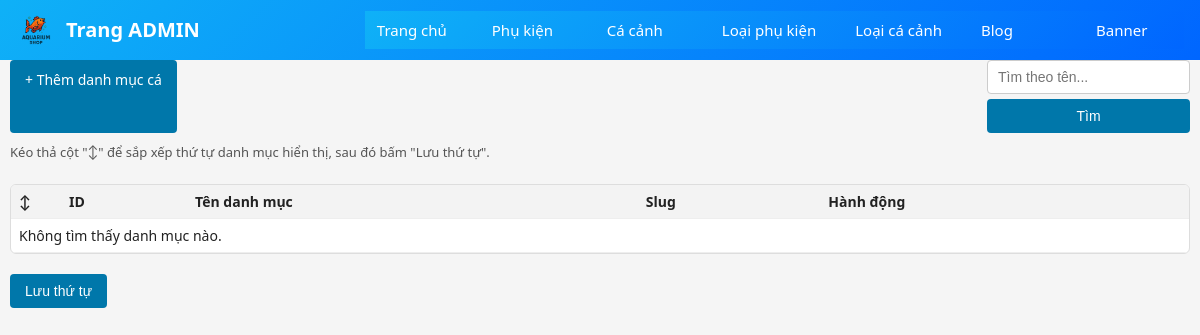
/admin/fish-categories.php (signed in), run on an earlier commit of the app's database.
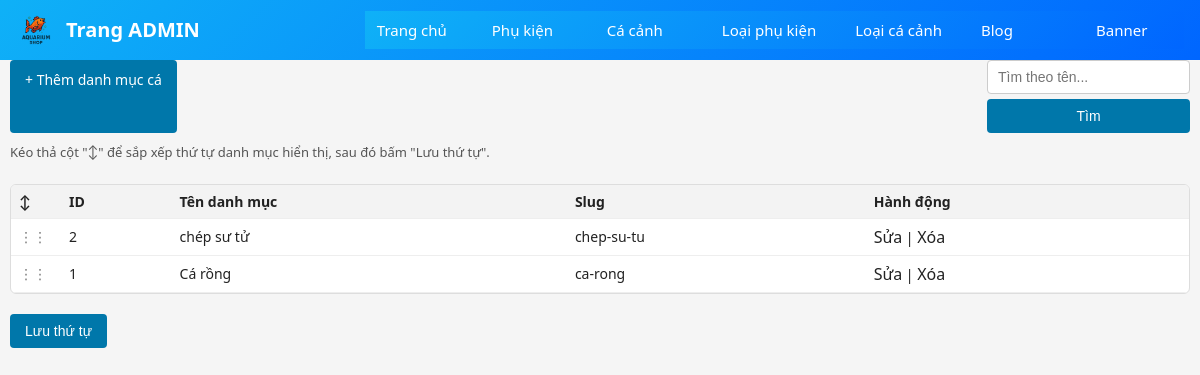
And on a later commit of the database.
### tables this page shows
CREATE TABLE IF NOT EXISTS `fish_categories` (
  `id` int NOT NULL AUTO_INCREMENT,
  `name` varchar(255) NOT NULL,
  `slug` varchar(191) NOT NULL,
  PRIMARY KEY (`id`),
  UNIQUE KEY `slug` (`slug`)
);

### admin/fish-categories.php (the view, shortened to what this page needs)
<?php
include __DIR__ . '/../includes/db.php';
$configPath = __DIR__ . '/../includes/site-config.json';
$config = ['fish_categories_order' => []];
if (file_exists($configPath)) {
    $loaded = json_decode(file_get_contents($configPath), true);
    if (is_array($loaded)) {
        $config = array_merge($config, $loaded);
    }
}
$searchKeyword = isset($_GET['search']) ? trim($_GET['search']) : '';
$sql = "SELECT * FROM fish_categories WHERE 1";
$orderList = $config['fish_categories_order'] ?? [];
if (!empty($orderList)) {
    $orderIds = implode(',', array_map('intval', $orderList));
    $sql .= " ORDER BY FIELD(id, $orderIds), name ASC";
} else {
    $sql .= " ORDER BY name ASC";
}
$res = mysqli_query($conn, $sql);
?>
<!DOCTYPE html>
<html lang="vi">
<head>
  <link rel="stylesheet" href="../assets/css/style.css">
</head>
<body>
<?php include __DIR__ . '/admin-header.php'; ?>
<div class="container">
  <div style="margin-bottom:10px; display:flex; justify-content:space-between; flex-wrap:wrap;">
    <a class="btn" href="./fish-category-form.php">+ Thêm danh mục cá</a>
    <form method="get" style="display:flex; gap:5px;">
      <input type="text" name="search" placeholder="Tìm theo tên..." value="<?= htmlspecialchars($searchKeyword) ?>">
      <button type="submit" class="btn">Tìm</button>
    </form>
  </div>
  <p class="order-note">Kéo thả cột "↕" để sắp xếp thứ tự danh mục hiển thị, sau đó bấm "Lưu thứ tự".</p>
  <form method="post" id="orderForm">
  <div class="table-wrapper">
    <table class="table">
      <tr>
        <th style="width:50px;">↕</th>
        <th>ID</th>
        <th>Tên danh mục</th>
        <th>Slug</th>
        <th>Hành động</th>
      </tr>
      <?php if(mysqli_num_rows($res) === 0): ?>
        <tr>
          <td colspan="5">Không tìm thấy danh mục nào.</td>
        </tr>
      <?php else: ?>
        <?php while ($row = mysqli_fetch_assoc($res)) : ?>
          <tr draggable="true" data-id="<?= $row['id'] ?>">
            <td class="drag-hint">⋮⋮</td>
            <td><?= $row['id'] ?></td>
            <td><?= htmlspecialchars($row['name']) ?></td>
            <td><?= htmlspecialchars($row['slug']) ?></td>
            <td>
              <a href="./fish-category-form.php?id=<?= $row['id'] ?>">Sửa</a> |
              <a href="./fish-categories.php?delete=<?= $row['id'] ?>"
                 onclick="return confirm('Xóa danh mục này?');">Xóa</a>
            </td>
          </tr>
        <?php endwhile; ?>
      <?php endif; ?>
    </table>
  </div>
    <div style="margin-top:10px;">
      <button type="submit" class="btn">Lưu thứ tự</button>
    </div>
  </form>
</div>
</body>
</html>

What changed in the data, as far as the page shows it:
added fish_categories: id "2", name "chép sư tử", slug "chep-su-tu"
added fish_categories: id "1", name "Cá rồng", slug "ca-rong"
Also different on the page:
text no longer shown: "Không tìm thấy danh mục nào."
